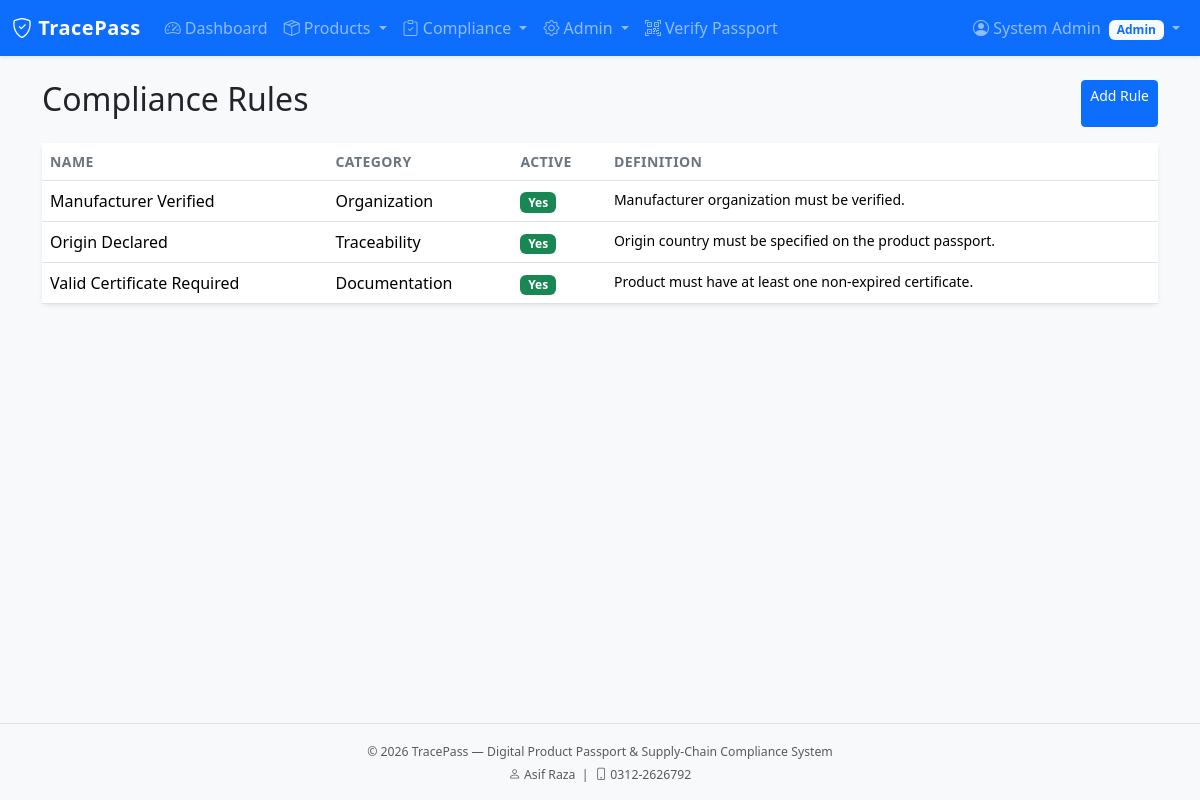
Screenshot of /compliance/rules (signed in) with the database file from the repository.
### app/models/user.py (models this page shows, shortened)
class User(UserMixin, db.Model):
    __tablename__ = 'users'
    id = db.Column(db.Integer, primary_key=True)
    name = db.Column(db.String(100), nullable=False)
    email = db.Column(db.String(120), unique=True, nullable=False, index=True)
    password_hash = db.Column(db.String(256), nullable=False)
    role_id = db.Column(db.Integer, db.ForeignKey('roles.id'), nullable=False)
    organization_id = db.Column(db.Integer, db.ForeignKey('organizations.id'), nullable=True)
    is_active = db.Column(db.Boolean, default=True)
    last_login = db.Column(db.DateTime)
    created_at = db.Column(db.DateTime, default=datetime.utcnow)
    updated_at = db.Column(db.DateTime, default=datetime.utcnow, onupdate=datetime.utcnow)
    @property
    def password(self):
        raise AttributeError('password is not a readable attribute')
    def has_role(self, *role_names):
        if self.role is None:
            return False
        return self.role.name in role_names

### app/models/role.py (models this page shows, shortened)
class Role(db.Model):
    __tablename__ = 'roles'
    id = db.Column(db.Integer, primary_key=True)
    name = db.Column(db.String(64), unique=True, nullable=False, index=True)
    description = db.Column(db.String(255))
    permissions = db.Column(db.Integer, default=0)  # bitmask style if needed later
    is_default = db.Column(db.Boolean, default=False)
    created_at = db.Column(db.DateTime, default=datetime.utcnow)
    users = db.relationship('User', backref='role', lazy='dynamic')
    PERMISSION_VIEW_PUBLIC = 0x01
    PERMISSION_MANAGE_PRODUCTS = 0x02
    PERMISSION_MANAGE_SUPPLIERS = 0x04
    PERMISSION_COMPLIANCE = 0x08
    PERMISSION_ADMIN = 0x80

### app/models/compliance.py (models this page shows, shortened)
class ComplianceRule(db.Model):
    __tablename__ = 'compliance_rules'
    id = db.Column(db.Integer, primary_key=True)
    name = db.Column(db.String(150), nullable=False)
    category = db.Column(db.String(80))
    rule_definition = db.Column(db.Text)  # description / JSON-like text
    is_active = db.Column(db.Boolean, default=True)
    created_at = db.Column(db.DateTime, default=datetime.utcnow)
    requirements = db.relationship('ComplianceRequirement', backref='rule', lazy='dynamic', cascade='all, delete-orphan')
    checks = db.relationship('ComplianceCheck', backref='rule', lazy='dynamic')

### app/compliance/routes.py (the view)
@compliance_bp.route('/rules')
@login_required
@role_required('Auditor', 'Admin')
def rules():
    rules_list = ComplianceRule.query.order_by(ComplianceRule.name).all()
    return render_template('compliance/rules.html', rules=rules_list, title='Compliance Rules')

### app/models/user.py (called while the page is built)
@login_manager.user_loader
def load_user(user_id):
    return User.query.get(int(user_id))

### app/templates/compliance/rules.html
{% extends "base.html" %}
{% block content %}
<div class="container">
<div class="d-flex justify-content-between mb-3">
<h2>Compliance Rules</h2>
{% if current_user.has_role('Admin') %}
<a href="{{ url_for('compliance.add_rule') }}" class="btn btn-primary btn-sm">Add Rule</a>
{% endif %}
</div>
<div class="card"><div class="table-responsive">
<table class="table mb-0"><thead><tr><th>Name</th><th>Category</th><th>Active</th><th>Definition</th></tr></thead>
<tbody>{% for r in rules %}<tr>
<td>{{ r.name }}</td><td>{{ r.category or '—' }}</td>
<td>{% if r.is_active %}<span class="badge bg-success">Yes</span>{% else %}<span class="badge bg-secondary">No</span>{% endif %}</td>
<td class="small">{{ r.rule_definition or '—' }}</td>
</tr>{% else %}<tr><td colspan="4" class="text-muted text-center">No rules.</td></tr>{% endfor %}
</tbody></table></div></div></div>
{% endblock %}

### app/templates/includes/navbar.html (shortened to what this page needs)
<nav class="navbar navbar-expand-lg navbar-dark bg-primary shadow-sm">
    <div class="container-fluid">
        <a class="navbar-brand fw-bold" href="{{ url_for('main.index') }}">
            <i class="bi bi-shield-check"></i> TracePass
        </a>
        <div class="collapse navbar-collapse" id="mainNav">
            <ul class="navbar-nav me-auto mb-2 mb-lg-0">
                {% if current_user.is_authenticated %}
                    <li class="nav-item">
                        <a class="nav-link" href="{{ url_for('main.dashboard') }}">
                            <i class="bi bi-speedometer2"></i> Dashboard
                        </a>
                    </li>
                    {% if current_user.has_role('Manufacturer', 'Admin', 'Auditor', 'Distributor', 'Supplier') %}
                    <li class="nav-item dropdown">
                        <a class="nav-link dropdown-toggle" href="#" data-bs-toggle="dropdown">
                            <i class="bi bi-box-seam"></i> Products
                        </a>
                    </li>
                    {% endif %}
                    {% if current_user.has_role('Auditor', 'Admin') %}
                    <li class="nav-item dropdown">
                        <a class="nav-link dropdown-toggle" href="#" data-bs-toggle="dropdown">
                            <i class="bi bi-clipboard-check"></i> Compliance
                        </a>
                    </li>
                    {% elif current_user.has_role('Supplier', 'Manufacturer') %}
                    <li class="nav-item">
                        <a class="nav-link" href="{{ url_for('compliance.certificates') }}">
                            <i class="bi bi-file-earmark-check"></i> Certificates
                        </a>
                    </li>
                    {% endif %}
                    {% if current_user.has_role('Admin') %}
                    <li class="nav-item dropdown">
                        <a class="nav-link dropdown-toggle" href="#" data-bs-toggle="dropdown">
                            <i class="bi bi-gear"></i> Admin
                        </a>
                    </li>
                    {% endif %}
                {% endif %}
                <li class="nav-item">
                    <a class="nav-link" href="{{ url_for('public.verify') }}">
                        <i class="bi bi-qr-code-scan"></i> Verify Passport
                    </a>
                </li>
            </ul>
            <ul class="navbar-nav ms-auto">
                {% if current_user.is_authenticated %}
                    <li class="nav-item dropdown">
                        <a class="nav-link dropdown-toggle" href="#" data-bs-toggle="dropdown">
                            <i class="bi bi-person-circle"></i>
                            {{ current_user.name }}
                            <span class="badge bg-light text-primary ms-1">{{ current_user.role.name }}</span>
                        </a>
                    </li>
                {% endif %}
            </ul>
        </div>
    </div>
</nav>

### app/static/css/style.css (style rules this page uses)
:root { --tp-primary: #0d6efd; --tp-dark: #0a2540; }
body { min-height: 100vh; display: flex; flex-direction: column; background-color: #f8f9fa; }
.navbar-brand { letter-spacing: 0.5px; }
.card { border: none; box-shadow: 0 0.125rem 0.25rem rgba(0, 0, 0, 0.075); }
.table th { font-weight: 600; font-size: 0.875rem; text-transform: uppercase; letter-spacing: 0.03em; color: #6c757d; }

### rows the page displays
User: name "System Admin"
Role: role.name "Admin"
ComplianceRule: name "Manufacturer Verified", category "Organization", is_active "Yes", rule_definition "Manufacturer organization must be verified."
ComplianceRule: name "Origin Declared", category "Traceability", is_active "Yes", rule_definition "Origin country must be specified on the product passport."
ComplianceRule: name "Valid Certificate Required", category "Documentation", is_active "Yes", rule_definition "Product must have at least one non-expired certificate."
